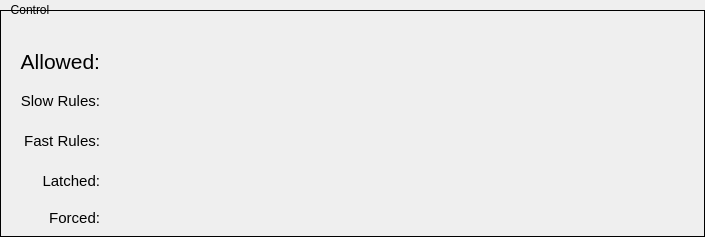
<?xml version="1.0" encoding="UTF-8"?>
<ui version="4.0">
 <class>Form</class>
 <widget class="QWidget" name="Form">
  <property name="geometry">
   <rect>
    <x>0</x>
    <y>0</y>
    <width>705</width>
    <height>237</height>
   </rect>
  </property>
  <property name="windowTitle">
   <string>Form</string>
  </property>
  <widget class="QFrame" name="frame">
   <property name="geometry">
    <rect>
     <x>0</x>
     <y>10</y>
     <width>705</width>
     <height>227</height>
    </rect>
   </property>
   <property name="frameShape">
    <enum>QFrame::Box</enum>
   </property>
   <property name="frameShadow">
    <enum>QFrame::Plain</enum>
   </property>
   <widget class="PyDMEmbeddedDisplay" name="PyDMEmbeddedDisplay">
    <property name="geometry">
     <rect>
      <x>100</x>
      <y>1</y>
      <width>100</width>
      <height>225</height>
     </rect>
    </property>
    <property name="toolTip">
     <string/>
    </property>
    <property name="frameShape">
     <enum>QFrame::NoFrame</enum>
    </property>
    <property name="macros" stdset="0">
     <string>{&quot;P&quot;:&quot;${P}&quot;,&quot;DEST&quot;:&quot;DUMPBSY&quot;}</string>
    </property>
    <property name="filename" stdset="0">
     <string>$PYDM/mps/mps_cn_control_embed.ui</string>
    </property>
   </widget>
   <widget class="PyDMEmbeddedDisplay" name="PyDMEmbeddedDisplay_2">
    <property name="geometry">
     <rect>
      <x>200</x>
      <y>1</y>
      <width>100</width>
      <height>225</height>
     </rect>
    </property>
    <property name="toolTip">
     <string/>
    </property>
    <property name="frameShape">
     <enum>QFrame::NoFrame</enum>
    </property>
    <property name="macros" stdset="0">
     <string>{&quot;P&quot;:&quot;${P}&quot;,&quot;DEST&quot;:&quot;DIAG0&quot;}</string>
    </property>
    <property name="filename" stdset="0">
     <string>$PYDM/mps/mps_cn_control_embed.ui</string>
    </property>
   </widget>
   <widget class="PyDMEmbeddedDisplay" name="PyDMEmbeddedDisplay_3">
    <property name="geometry">
     <rect>
      <x>300</x>
      <y>1</y>
      <width>100</width>
      <height>225</height>
     </rect>
    </property>
    <property name="toolTip">
     <string/>
    </property>
    <property name="frameShape">
     <enum>QFrame::NoFrame</enum>
    </property>
    <property name="macros" stdset="0">
     <string>{&quot;P&quot;:&quot;${P}&quot;,&quot;DEST&quot;:&quot;DUMPHXR&quot;}</string>
    </property>
    <property name="filename" stdset="0">
     <string>$PYDM/mps/mps_cn_control_embed.ui</string>
    </property>
   </widget>
   <widget class="PyDMEmbeddedDisplay" name="PyDMEmbeddedDisplay_4">
    <property name="geometry">
     <rect>
      <x>400</x>
      <y>1</y>
      <width>100</width>
      <height>225</height>
     </rect>
    </property>
    <property name="toolTip">
     <string/>
    </property>
    <property name="frameShape">
     <enum>QFrame::NoFrame</enum>
    </property>
    <property name="macros" stdset="0">
     <string>{&quot;P&quot;:&quot;${P}&quot;,&quot;DEST&quot;:&quot;DUMPSXR&quot;}</string>
    </property>
    <property name="filename" stdset="0">
     <string>$PYDM/mps/mps_cn_control_embed.ui</string>
    </property>
   </widget>
   <widget class="QLabel" name="label_2">
    <property name="geometry">
     <rect>
      <x>5</x>
      <y>31</y>
      <width>95</width>
      <height>40</height>
     </rect>
    </property>
    <property name="font">
     <font>
      <pointsize>16</pointsize>
      <weight>50</weight>
      <bold>false</bold>
     </font>
    </property>
    <property name="text">
     <string>Allowed:</string>
    </property>
    <property name="alignment">
     <set>Qt::AlignRight|Qt::AlignTrailing|Qt::AlignVCenter</set>
    </property>
   </widget>
   <widget class="QLabel" name="label_3">
    <property name="geometry">
     <rect>
      <x>5</x>
      <y>71</y>
      <width>95</width>
      <height>40</height>
     </rect>
    </property>
    <property name="font">
     <font>
      <pointsize>11</pointsize>
      <weight>50</weight>
      <bold>false</bold>
     </font>
    </property>
    <property name="text">
     <string>Slow Rules:</string>
    </property>
    <property name="alignment">
     <set>Qt::AlignRight|Qt::AlignTrailing|Qt::AlignVCenter</set>
    </property>
   </widget>
   <widget class="QLabel" name="label_4">
    <property name="geometry">
     <rect>
      <x>5</x>
      <y>111</y>
      <width>95</width>
      <height>40</height>
     </rect>
    </property>
    <property name="font">
     <font>
      <pointsize>11</pointsize>
      <weight>50</weight>
      <bold>false</bold>
     </font>
    </property>
    <property name="text">
     <string>Fast Rules:</string>
    </property>
    <property name="alignment">
     <set>Qt::AlignRight|Qt::AlignTrailing|Qt::AlignVCenter</set>
    </property>
   </widget>
   <widget class="QLabel" name="label_5">
    <property name="geometry">
     <rect>
      <x>5</x>
      <y>151</y>
      <width>95</width>
      <height>40</height>
     </rect>
    </property>
    <property name="font">
     <font>
      <pointsize>11</pointsize>
      <weight>50</weight>
      <bold>false</bold>
     </font>
    </property>
    <property name="text">
     <string>Latched:</string>
    </property>
    <property name="alignment">
     <set>Qt::AlignRight|Qt::AlignTrailing|Qt::AlignVCenter</set>
    </property>
   </widget>
   <widget class="QLabel" name="label_6">
    <property name="geometry">
     <rect>
      <x>5</x>
      <y>195</y>
      <width>95</width>
      <height>25</height>
     </rect>
    </property>
    <property name="font">
     <font>
      <pointsize>11</pointsize>
      <weight>50</weight>
      <bold>false</bold>
     </font>
    </property>
    <property name="text">
     <string>Forced:</string>
    </property>
    <property name="alignment">
     <set>Qt::AlignRight|Qt::AlignTrailing|Qt::AlignVCenter</set>
    </property>
   </widget>
   <widget class="PyDMEmbeddedDisplay" name="PyDMEmbeddedDisplay_5">
    <property name="geometry">
     <rect>
      <x>500</x>
      <y>1</y>
      <width>100</width>
      <height>225</height>
     </rect>
    </property>
    <property name="toolTip">
     <string/>
    </property>
    <property name="frameShape">
     <enum>QFrame::NoFrame</enum>
    </property>
    <property name="macros" stdset="0">
     <string>{&quot;P&quot;:&quot;${P}&quot;,&quot;DEST&quot;:&quot;LASER&quot;}</string>
    </property>
    <property name="filename" stdset="0">
     <string>$PYDM/mps/mps_cn_control_embed.ui</string>
    </property>
   </widget>
   <widget class="PyDMEmbeddedDisplay" name="PyDMEmbeddedDisplay_6">
    <property name="geometry">
     <rect>
      <x>600</x>
      <y>1</y>
      <width>100</width>
      <height>225</height>
     </rect>
    </property>
    <property name="toolTip">
     <string/>
    </property>
    <property name="frameShape">
     <enum>QFrame::NoFrame</enum>
    </property>
    <property name="macros" stdset="0">
     <string>{&quot;P&quot;:&quot;${P}&quot;,&quot;DEST&quot;:&quot;LESA&quot;}</string>
    </property>
    <property name="filename" stdset="0">
     <string>$PYDM/mps/mps_cn_control_embed.ui</string>
    </property>
   </widget>
  </widget>
  <widget class="QLabel" name="label">
   <property name="geometry">
    <rect>
     <x>5</x>
     <y>0</y>
     <width>50</width>
     <height>20</height>
    </rect>
   </property>
   <property name="text">
    <string>Control</string>
   </property>
   <property name="alignment">
    <set>Qt::AlignCenter</set>
   </property>
  </widget>
 </widget>
 <customwidgets>
  <customwidget>
   <class>PyDMEmbeddedDisplay</class>
   <extends>QFrame</extends>
   <header>pydm.widgets.embedded_display</header>
  </customwidget>
 </customwidgets>
 <resources/>
 <connections/>
</ui>
